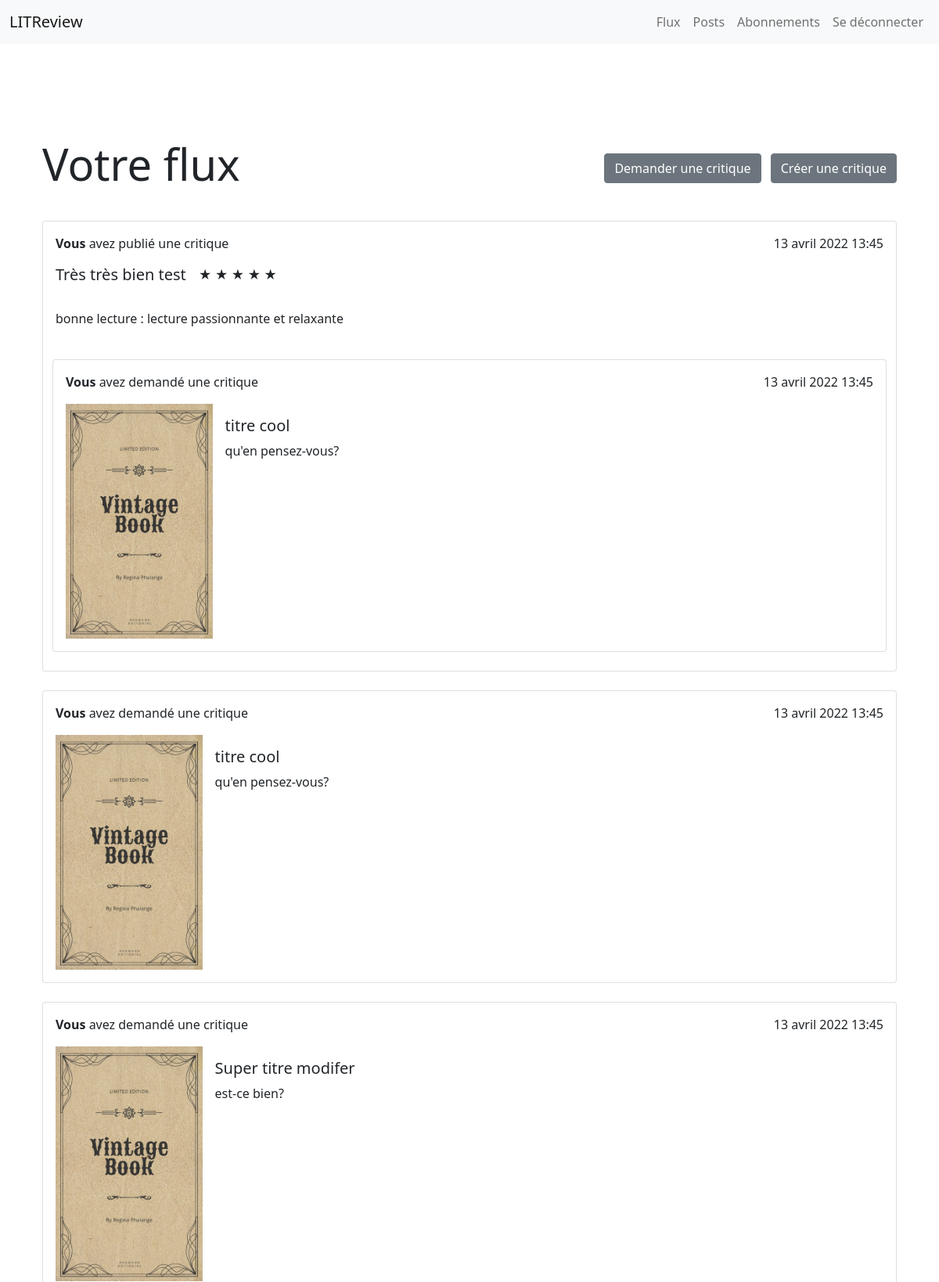
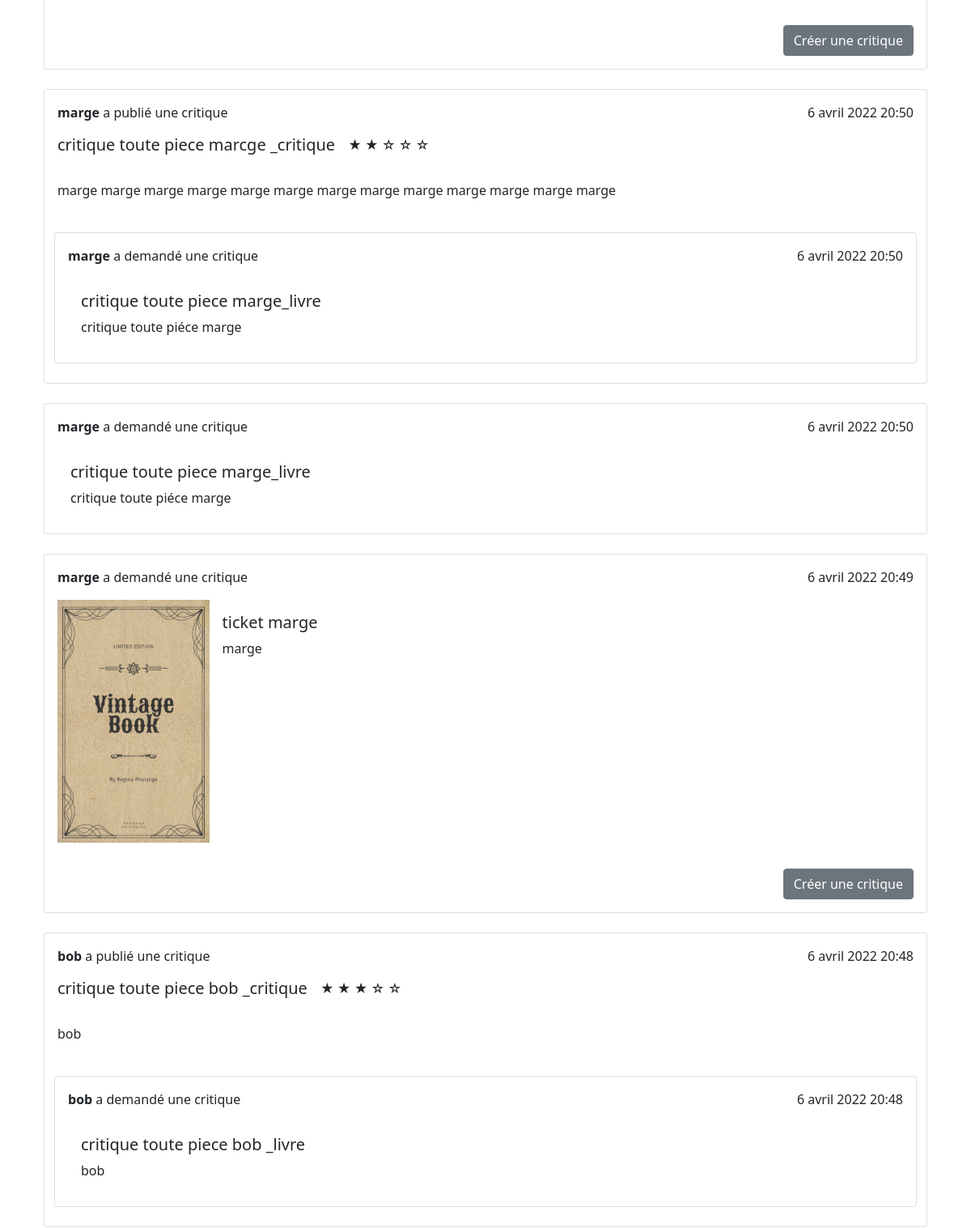
The app's page / (signed in, upper part), older data (2 pictures, top to bottom).
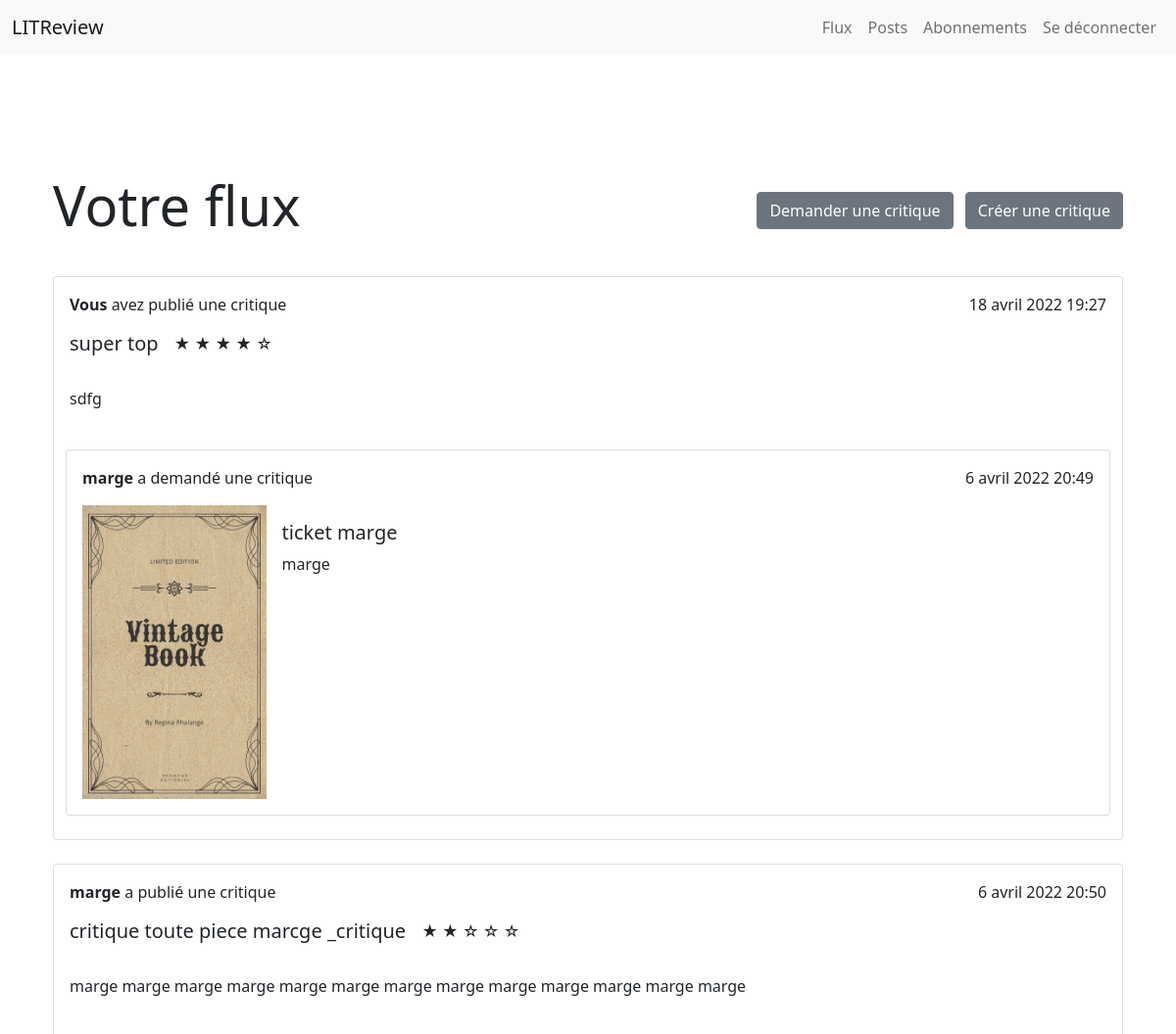
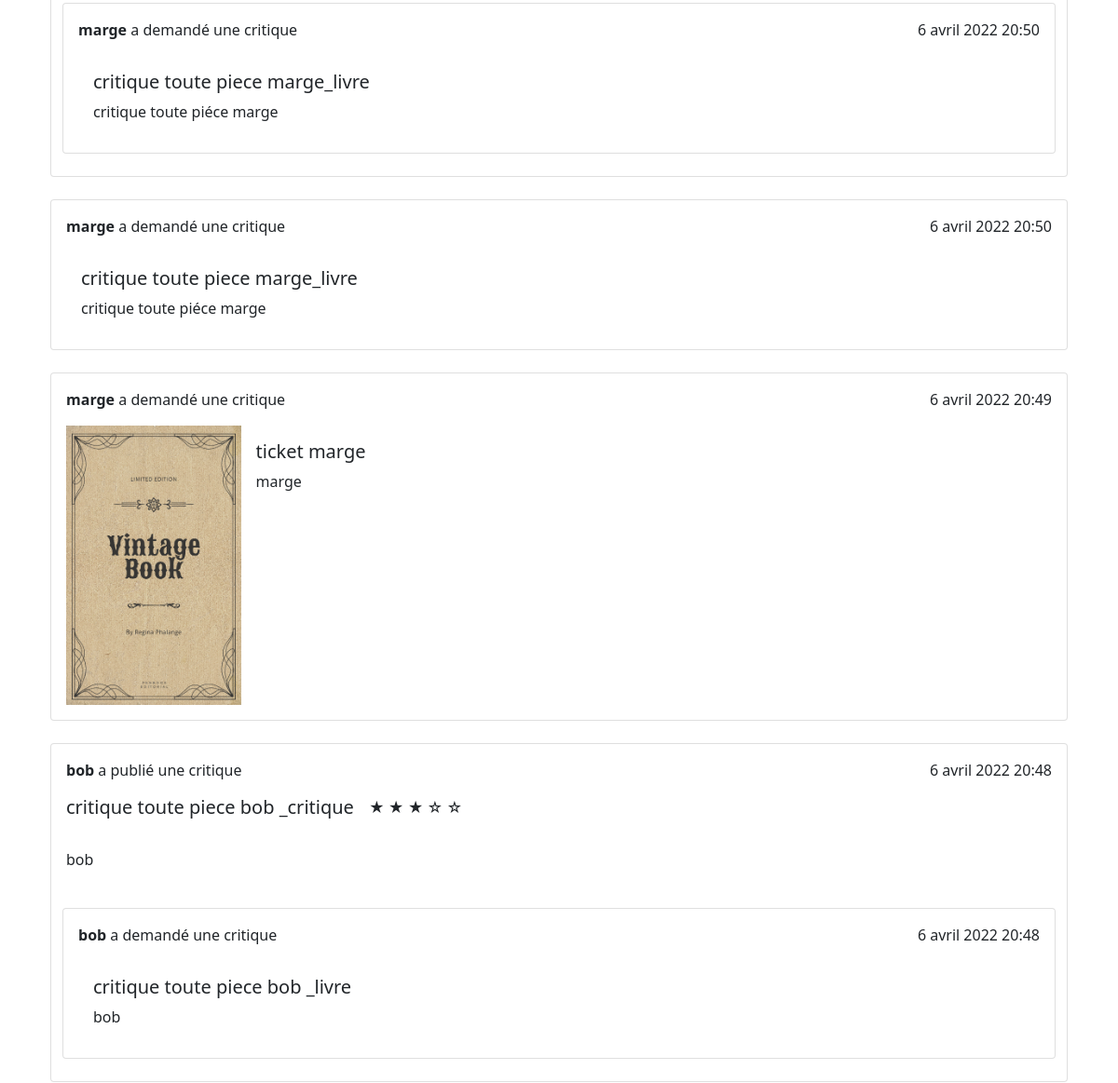
The same page, newer data (2 pictures, top to bottom).
### main/models.py (models this page shows, shortened)
class Review(models.Model):
    ticket = models.ForeignKey(to=Ticket, on_delete=models.CASCADE)
    rating = models.PositiveSmallIntegerField(
        validators=[MinValueValidator(0), MaxValueValidator(5)]
    )
    headline = models.CharField(max_length=128)
    body = models.CharField(max_length=8192, blank=True)
    user = models.ForeignKey(to=settings.AUTH_USER_MODEL, on_delete=models.CASCADE)
    time_created = models.DateTimeField(auto_now_add=True)

class Ticket(models.Model):
    title = models.CharField(max_length=128)
    description = models.TextField(max_length=2048, blank=True)
    user = models.ForeignKey(to=settings.AUTH_USER_MODEL, on_delete=models.CASCADE)
    image = models.ImageField(null=True, blank=True, upload_to="images/")
    time_created = models.DateTimeField(auto_now_add=True)

### main/views.py (the view)
# urls.py: path("", views.feed, name="home"),
@login_required
def feed(request):
    reviews, tickets = get_user_viewable_content(request.user)
    reviews = reviews.annotate(content_type=Value("REVIEW", CharField()))
    tickets = tickets.annotate(content_type=Value("TICKET", CharField()))
    posts = sorted(
        chain(reviews, tickets), key=lambda post: post.time_created, reverse=True
    )
    return render(
        request,
        "main/home.html",
        {
            "posts": posts,
        },
    )

### main/views.py (called while the page is built)
def get_user_viewable_content(current_user):
    users_followed_by_current_user = [
        user.followed_user for user in UserFollows.objects.filter(user=current_user)
    ]
    users_to_display_content_from = users_followed_by_current_user + [current_user]
    viewable_reviews = Review.objects.filter(user__in=users_to_display_content_from)
    viewable_ticket = Ticket.objects.filter(user__in=users_to_display_content_from)
    return viewable_reviews, viewable_ticket

### main/templates/main/home.html
{% extends 'main/base.html' %}
{% block content %}
<br><br>
<br><br>
<div class="d-grid gap-2 d-md-flex justify-content-between align-items-baseline">
    <div>
    <h1 class="display-4 font-weight-bold">Votre flux</h1>
</div>
<div>
    <a class=" btn btn-secondary mb-4" href="{% url 'create_ticket' %}">Demander une critique</a>
    <a class=" btn btn-secondary mb-4 ms-2" href="{% url 'create_review' %}">Créer une critique</a>
</div>
</div>
{%if posts|length == 0%}
    <br><br>
    <h5 class="text-center fs-5 ">Vous n'avez pas encore de post</h5>
    {%else%}
    {% for post in posts %}
        {% if post.content_type == 'TICKET' %}
            {% if post.review_set.all %}
                {% include 'main/ticket_snippet.html' with ticket=post display_review_button=False %}
            {%else%}
                {% include 'main/ticket_snippet.html' with ticket=post display_review_button=True %}
            {% endif%}
            {% elif post.content_type == 'REVIEW' %}
                {% include 'main/review_snippet.html' with review=post %}
        {%endif%}
    {% endfor %}
{%endif%}
{% endblock %}

### main/templates/main/review_snippet.html
{% block content %}
<br>
<div class="card ">
    <div class="card-body">
        <div class="d-flex justify-content-between">
            {% if review.user == request.user %}
            <p> <strong>Vous</strong> avez publié une critique </p>
            <p>{{review.time_created}}</p>
            {%else%}
            <p> <strong>{{review.user}}</strong> a publié une critique </p>
            <p>{{review.time_created}}</p>
            {% endif%}
        </div>
        <div class="d-flex flex-row mb-3">
            <h5 class="card-title">{{review.headline}} </h5>
            <div>
                <p class="ms-3 fs-6 text">
                    {%for i in '12345' %}
                    {% if forloop.counter <= review.rating %} ★ {%else%} ☆ {%endif%} {%endfor%} </p>
            </div>
        </div>
        <p class="card-text">{{review.body}}</p>
    </div>
    <div class="container">
        {% with ticket=review.ticket display_review_button=False display_modify_delete_buttons=False %}
        {% include 'main/ticket_snippet.html' %}
        {%endwith%}
    </div>
    {% if display_modify_delete_buttons %}
    <div class="d-flex justify-content-md-end">
        <a href="{% url 'delete_content' 'review' review.id %}" class="btn btn-secondary m-3">Supprimer</a>
        <a href="{% url 'update_review' review.id %}" class="btn btn-secondary m-3">Modifier</a>
    </div>
    {%else%}
    <br>
    {%endif %}
</div>
{% endblock %}

### main/templates/main/ticket_snippet.html
{% block content %}
<br>
<div class="card ">
  <div class="card-body">
    <div class="d-flex justify-content-between">
      {% if ticket.user == request.user %}
      <p> <strong>Vous</strong> avez demandé une critique</p>
      <p>{{ticket.time_created}}</p>
      {%else%}
      <p> <strong>{{ticket.user}}</strong> a demandé une critique</p>
      <p>{{ticket.time_created}}</p>
      {% endif%}
    </div>
    <div class="d-flex ">
      {% if ticket.image %}
      <img src="{{ticket.image.url}}" style="height: 300px" alt="...">
      {%endif%}
      <div class=" m-3">
          <h5 class="card-title">{{ticket.title}}</h5>
          <p class="card-text">{{ticket.description}}</p>
      </div>
    </div>
  </div>
  <div class="d-flex justify-content-md-end">
    {% if display_modify_delete_buttons %}
    <a href="{% url 'delete_content' 'ticket' ticket.id %}" class="btn btn-secondary m-3">Supprimer</a>
    <a href="{% url 'update_ticket' ticket.id %}" class="btn btn-secondary m-3">Modifier</a>
    {%elif display_review_button %}
    <a href="{% url 'response_ticket' ticket.id %}" class="btn btn-secondary m-3">Créer une critique</a>
    {%endif %}
  </div>
</div>
{% endblock %}

Row changes from the older to the newer data that the page shows:
removed Review: time_created "13 avril 2022 13:45", headline "Très très bien test", rating 5 (drawn), body "bonne lecture : lecture passionnante et relaxante", image (picture)
removed Ticket: time_created "13 avril 2022 13:45", title "titre cool", description "qu'en pensez-vous?", image (picture)
removed Ticket: time_created "13 avril 2022 13:45", image (picture), title "Super titre modifer", description "est-ce bien?", shows "Créer une critique"
added Review: time_created "18 avril 2022 19:27", headline "super top", rating 4 (drawn), body "sdfg", {{ ticket.user }} "marge", {{ ticket.time_created }} "6 avril 2022 20:49", image (picture), {{ ticket.title }} "ticket marge", {{ ticket.description }} "marge"
shown differently, row unchanged: Ticket "ticket marge": no longer shows "Créer une critique"
